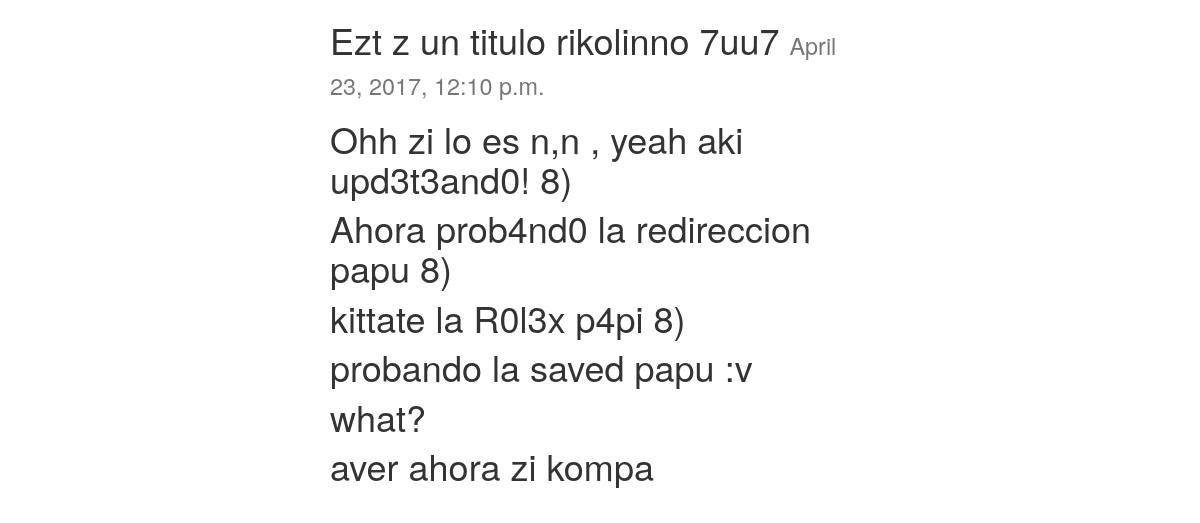
Page /posts/2/ on the committed database.
### posts/models.py (models this page shows, shortened)
class Post(models.Model):
	title = models.CharField(max_length=120)
	content = models.TextField()
	updated = models.DateTimeField(auto_now=True,auto_now_add=False)
	timestamp = models.DateTimeField(auto_now=False,auto_now_add=True)

### posts/views.py (the view)
# urls.py: url(r'^(?P<id>\d+)/$',post_detail,name="detail"),
def post_detail(request,id):
	instance = get_object_or_404(Post,id=id)
	context = {
		"title" : instance.title ,
		"instance" : instance ,
	}
	return render(request,"post_detail.html",context)

### templates/post_detail.html
{% extends "base.html" %}
{% block content %}
	<div class='col-sm-6 col-sm-offset-3'>
	<h1>{{title}} <small>{{instance.timestamp}}</small></h1>
	<h1>{{instance.content | linebreaks}}</h1>
	</div>
{% endblock content %}

### posts/static/css/base.css (style rules this page uses)
h1 { color: #777777; }

### rows in the picture
Post: title "Ezt z un titulo rikolinno 7uu7", timestamp "April 23, 2017, 12:10 p.m.", content "Ohh zi lo es n,n , yeah aki upd3t3and0! 8) Ahora prob4nd0 la redireccion papu 8) kittate la R0l3x p4pi 8) probando la saved papu :v what? aver ahora zi kompa"
